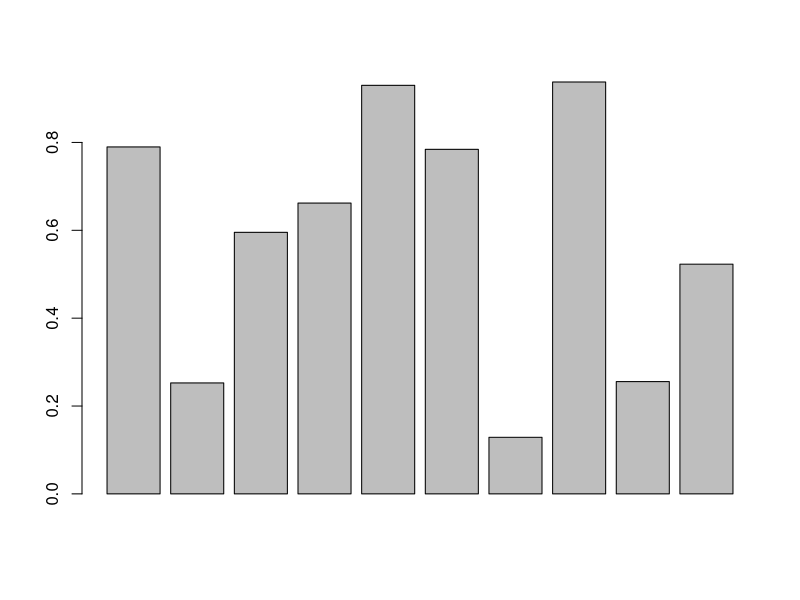
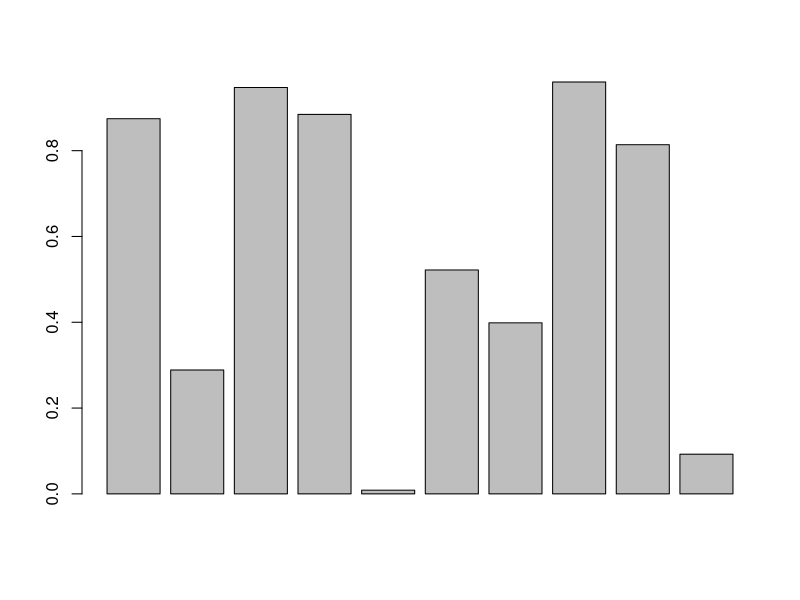
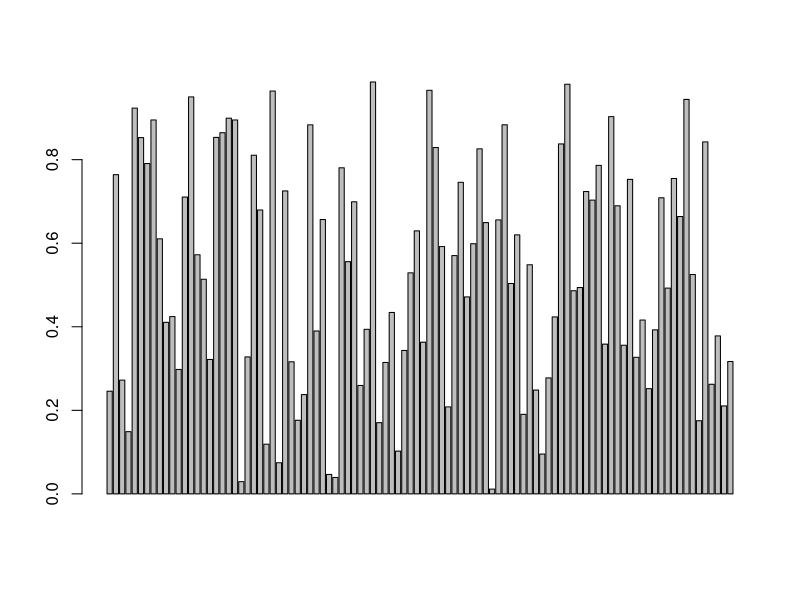

The R source for these figures, in order: (Note: this script raises an error after producing the figures.)
#
# 2019_10_Parallelism
#

# Let's create some articifal work to be done using R's Random Uniform Distribution function "runif(x)"


distribution <- runif(10)
average <- mean(distribution)
print(average)
barplot(distribution)

# now let's set the SEED to get predictable numbers
set.seed(12345678)
distribution <- runif(10)
average <- mean(distribution)
print(average)
barplot(distribution)

# And lets create more work (scaling up)
{
set.seed(87654321)
distribution <- runif(100)
average <- mean(distribution)
print(average)
barplot(distribution)
}

# and how long is that exactly ?
system.time({
  set.seed(12345678)
  distribution <- runif(100e6)
  average <- mean(distribution)
  print(average)
})


# Let's wrap this up in a function for our later tests
workload <- function (seed=0) {
  set.seed(seed)
  distribution <- runif(100e6)
  average <- mean(distribution)
  return(average)
} 

# It should give the same result - so let's check
workload(12345678)

# and take almost the same time to run
system.time({
  print(workload(12345678))
})


# Most scientific compute task involve doing similar things over and over.
# Let's simulate this by computing averages for 10 different SEEDs

workload(0)
workload(1)
workload(2)
workload(3)
workload(4)
workload(5)
workload(6)
workload(7)
workload(8)
workload(9)

# or of course we could use a FOR loop ...
for (seed in 0:9) {
  average <- workload(seed)
  print(average)
}

# and we could APPLY the workload function to an array of SEEDs
sapply(0:9, workload)

# but which one is faster ?
system.time({
  for (seed in 0:9) {
    average <- workload(seed)
    print(average)
  }
})

system.time({
  print(sapply(0:9, workload))
})
